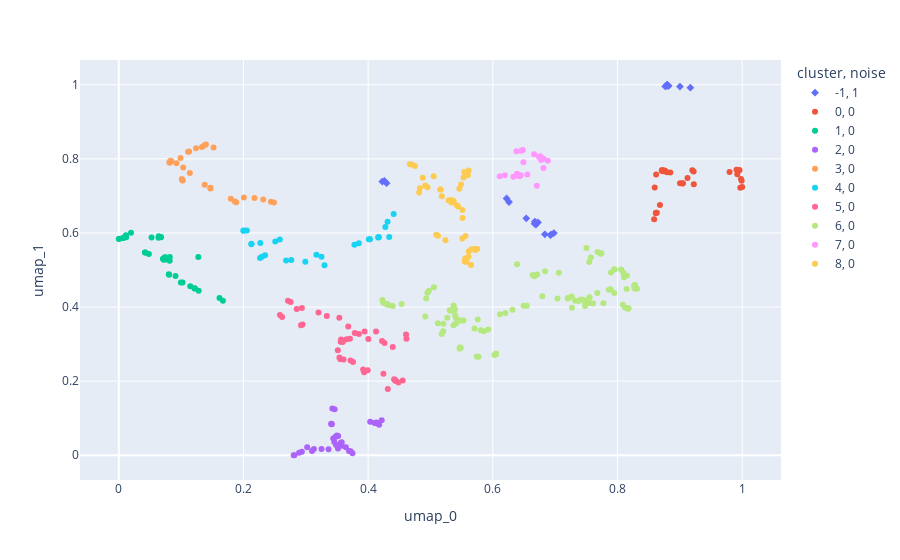

The notebook cell saved with this chart:
### Code cell
df_umap, clustering = clustering_pipeline(
    df_embed,
    best_umap_kwargs,
    best_clustering_kwargs,
    random_state=123,
    df_data=df_data,
)

X_cluster = df_umap[[c for c in df_umap.columns if "umap_" in c]]

# Silhouette ↑
print(f" Silhouette ↑ = {silhouette_score(X_cluster, df_umap['cluster'])}")

# Entropy ↓
print(f" Entropy ↓ = {entropy(X_cluster.values)}")

# viz
df_umap["cluster"] = [str(elt) for elt in clustering.labels_]
df_umap["noise"] = [int(elt==-1) for elt in clustering.labels_]
fig = px.scatter(
    df_umap,
    x="umap_0",
    y="umap_1",
    hover_data=[
        "title",
        "ID",
    ],
    color="cluster",
    symbol="noise",
    # color_continuous_scale=px.colors.qualitative.D3,
    category_orders={"cluster": list(np.sort(pd.unique(clustering.labels_)).astype(str))},
)
fig.show()
